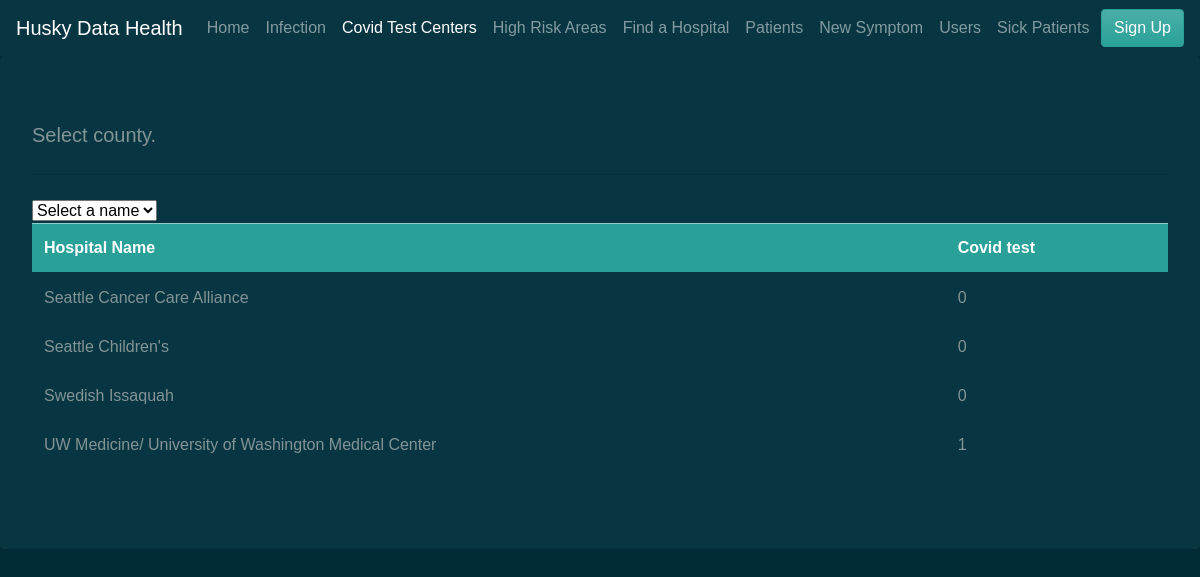
The page /covid_test_center.php?county=King on the database its author committed.
### tables this page shows
CREATE TABLE `HOSPITAL` (
  `hospital_name` varchar(256) NOT NULL,
  `total_bed` int(11) NOT NULL,  
  `occupy_bed` int(11) DEFAULT '0',
  `availability_bed` int(11) DEFAULT NULL,
  `county` varchar(128) DEFAULT NULL,
  `covid_test` int(11) NOT NULL
);

### covid_test_center.php (the view, shortened to what this page needs)
<!DOCTYPE html>
<html lang="en">
	<head>
		<link rel="stylesheet" href="https://bootswatch.com/4/solar/bootstrap.min.css">
        <link rel="stylesheet" href="signup.css">
    </head>
<body>
<div class="menubar-container">
    <nav id = "nav-area" class="navbar navbar-expand-lg navbar-dark bg-dark">
        <a class="navbar-brand" href="#">Husky Data Health</a>
        <div class="collapse navbar-collapse" id="navbarColor02">
            <ul class="navbar-nav mr-auto">
                <li class="nav-item">
                    <a class="nav-link" href="index.php">Home
                    </a>
                </li>
                <li class="nav-item">
                    <a class="nav-link" href="infection.php">Infection</a>
                </li>
                <li class="nav-item active">
                    <a class="nav-link" href="covid_test_center.php">Covid Test Centers</a>
                </li>
                <li class="nav-item">
                    <a class="nav-link" href="high_risk.php">High Risk Areas</a>
                </li>
                <li class="nav-item">
                    <a class="nav-link" href="hospital.php">Find a Hospital</a>
                </li>
                <li class="nav-item">
                    <a class="nav-link" href="patient.php">Patients</a>
                </li>
                <li class="nav-item">
                    <a class="nav-link" href="new_symptoms.php">New Symptom</a>
                </li>
                <li class="nav-item">
                    <a class="nav-link" href="user_info.php">Users</a>
                </li>
                <li class="nav-item">
                    <a class="nav-link" href="sick_patients.php">Sick Patients</a>
                </li>
            </ul>
        </div>
        <button class="btn btn-success my-2 my-sm-0" onclick="document.getElementById('id01').style.display='block'"
                style="width:auto;">Sign Up</button>
    </nav>
</div>
<div class="jumbotron">
    <p class="lead">Select county.</p>
    <hr class="my-4">
    <form method="GET" action="covid_test_center.php">
        <select name="county" onchange='this.form.submit()'>
            <option selected>Select a name</option>
            <?php
            $connection = mysqli_connect(DBHOST, DBUSER, DBPASS, DBNAME);
            ?>
        </select>
        <?php
        if ($_SERVER["REQUEST_METHOD"] == "GET") {
            if (isset($_GET['county'])) {
                ?>
        <table class="table table-hover">
            <thead>
            <tr class="table-success">
                <th scope="col">Hospital Name</th>
                <th scope="col">Covid test</th>
            </tr>
            </thead>
            <?php
            $sql = " SELECT hospital_name, covid_test
                     FROM HOSPITAL
                     WHERE county = '{$_GET['county']}'";
            if ($result = mysqli_query($connection, $sql)) {
                while($row = mysqli_fetch_assoc($result)) {
                    ?>
                    <tr>
                        <td><?php echo $row['hospital_name'] ?></td>
                        <td><?php echo $row['covid_test'] ?></td>
                    </tr>
                    <?php
                }
            }
            }
        }
                ?>
            </table>
    </form>
</div>
</body>
</html>

### signup.css (style rules this page uses)
body { font-family: Arial, Helvetica, sans-serif; }
* { box-sizing: border-box; }

### rows shown on the page
hospital: hospital_name "Seattle Cancer Care Alliance", covid_test "0"
hospital: hospital_name "Seattle Children's", covid_test "0"
hospital: hospital_name "Swedish Issaquah", covid_test "0"
hospital: hospital_name "UW Medicine/ University of Washington Medical Center", covid_test "1"
